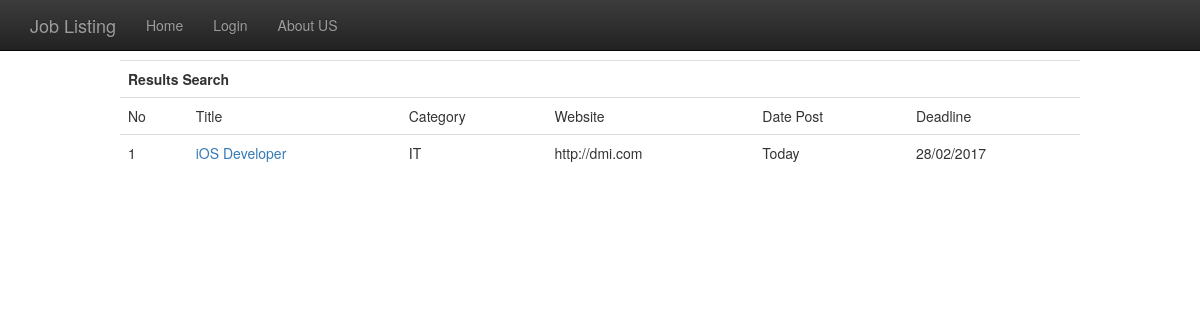
The page /job_list/?category_var=IT on the database as committed earlier.
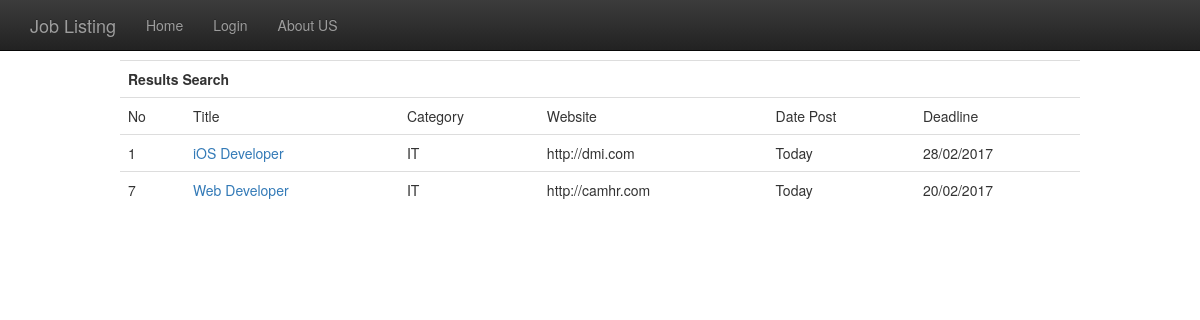
The same page on the database as committed later.
### Job.py (models this page shows, shortened)
class Job(db.Model):
    id = db.Column(db.Integer, primary_key=True)
    title = db.Column(db.String(80))
    category = db.Column(db.String(30))
    description = db.Column(db.Text)
    reqirement = db.Column(db.Text)
    dateLine = db.Column(db.String(50))
    hrName = db.Column(db.String(80))
    hrPhoneNumber = db.Column(db.String(80))
    hrEmail = db.Column(db.String(80))
    hrWebSite = db.Column(db.String(80))
    hrAddress = db.Column(db.Text)
    @classmethod
    def getListJobWithCategory(cls,category):
        return cls.query.filter_by(category=category)

### view.py (the view)
@app.route('/job_list/',methods=["GET", "POST"])
def jobList():
    if request.method == "GET":
        data = request.args.get('category_var', None)
        if data == 'all':
            jobs = Job.getAllJobs()
            return render_template('job_list.html',jobs=jobs)
        else:
            jobs = Job.getListJobWithCategory(category=data)
            return render_template('job_list.html',jobs=jobs)

### User.py (called while the page is built)
    @login_manager.request_loader
    def request_loader(request):
        email = request.form.get('email')
        if email not in users:
            return
        user = User()
        user.id = email
        user.is_authenticated = request.form['password'] == users[email]['password']
        return user

### templates/job_list.html (shortened to what this page needs)
{% extends 'core.html' %}
{% block content %}
<table class="table customtable">
  <tr>
    <th class="tg-baqh" colspan="6">Results Search</th>
  </tr>
  <tr>
    <td class="tg-dzk6">No</td>
    <td class="tg-dzk6">Title</td>
    <td class="tg-dzk6">Category</td>
    <td class="tg-dzk6">Website</td>
    <td class="tg-dzk6">Date Post</td>
    <td class="tg-dzk6">Deadline</td>
  </tr>
{% for job in jobs %}
    <tr>
    <td class="tg-yw4l">{{ job.id }}</td>
        <td class="tg-yw4l"><a class="linkTable" href="{{ url_for('detailsJob',job_select=job.id)}}">{{ job.title }}</a></td>
    <td class="tg-baqh">{{ job.category }}</td>
    <td class="tg-lqy6">{{ job.hrWebSite }}</td>
    <td class="tg-lqy6"> Today </td>
    <td class="tg-lqy6">{{ job.dateLine }}</td>
  </tr>
{% endfor %}
</table>
{% endblock %}

Rows that differ between the two databases and show on the page:
added Job: id "7", title "Web Developer", category "IT", hrWebSite "http://camhr.com", dateLine "20/02/2017"
